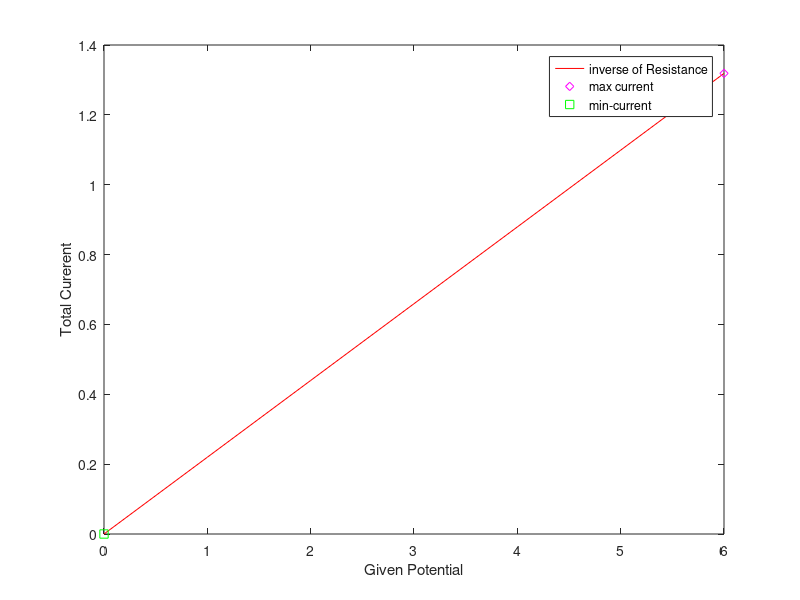

MATLAB code for this plot: (Note: this script raises an error after producing the figure.)

%Plug in 'a' for your currents of a 2 parallel resistor circuit
Given_Voltage = 6   % input
Resistor_one = 13
Resistor_two = 7


V = [Given_Voltage]
Varray = [0:1:Given_Voltage] 
R1 = [Resistor_one]
R2 = [Resistor_two]


for V = V(1,1)
    for R1 = R1(1,1)
        for R2 = R2(1,1)
            matv = [R1, -R1 ; R1, -(R2 + R1)]
            soli = [V ; 0]
            vinverse = matv^(-1)
            currents = [vinverse] * [soli]
        end
    end    
end
current1 = currents(1,1)
current2 = currents(2,1)
current3 = currents(1,1) - currents(2,1)

your_input = [current1, current2, current3]
total_current = your_input(1,1)

spaceing = current1/(Given_Voltage)
Iarray = [0:spaceing:current1]

for V = Varray
    for I = Iarray
       plot(Varray, Iarray, 'r-', Given_Voltage, total_current, 'md', 0, 0, 'gs')
    end
end

xlabel('Given Potential')
ylabel('Total Curerent')
legend('inverse of Resistance', 'max current', 'min-current')


Total_Resistance = 1/calculate_slope(Given_Voltage, total_current)

function slope = calculate_slope(V, I)
    slope = I/V
end

%I = V/R
